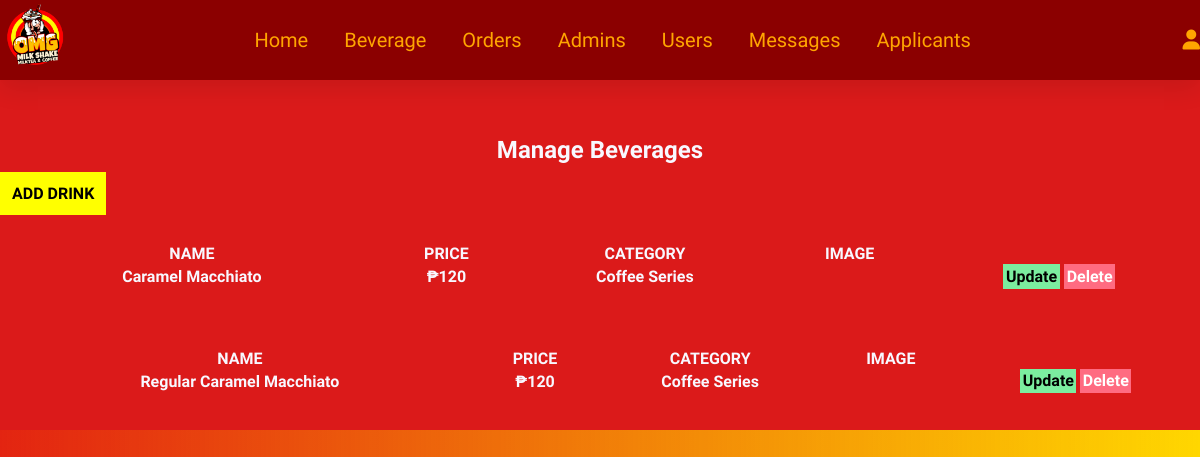
Screenshot of /admin/manage-drink.php (signed in) with the database file from the repository.
### tables this page shows
CREATE TABLE `products` (
  `id` int(100) NOT NULL,
  `name` varchar(100) NOT NULL,
  `category` varchar(100) NOT NULL,
  `price` int(10) NOT NULL,
  `priceR` int(10) NOT NULL,
  `description` text NOT NULL,
  `image` varchar(100) NOT NULL
);

### admin/manage-drink.php (the view, shortened to what this page needs)
<?php
include '../components/connect.php';
?>
<!DOCTYPE html>
<html lang="en">
<head>
   <link rel="stylesheet" href="https://cdnjs.cloudflare.com/ajax/libs/font-awesome/6.1.1/css/all.min.css">
   <link rel="stylesheet" href="../css/admin_style.css">
</head>
<body>
<?php include '../components/admin_header.php' ?>
<section>
   <div class="main-content">
   <div class="wrapper">
   <h1><center>Manage Beverages</center></h1>
   <a href="products.php" class="btn-primary">ADD DRINK</a>
   <?php
      $show_products = $conn->prepare("SELECT * FROM `products`");
      $show_products->execute();
      if($show_products->rowCount() > 0){
         while($fetch_products = $show_products->fetch(PDO::FETCH_ASSOC)){
   ?>   <br><br><br>
   <table class="tbl-full">
   <tr>
                        <th >NAME</th>
                        <th>PRICE </th>
                        <th >CATEGORY</th>
                        <th >IMAGE</th>
                    </tr>
     <tr>
     <th><?= $fetch_products['name']; ?></th>
     <th><span>₱</span><?= $fetch_products['price']; ?></th>
     <th> <?= $fetch_products['category']; ?></td>
     <th><img src="../uploaded_img/<?= $fetch_products['image']; ?>" alt="" width="100px"></th>
     <th>
     <a href="update_product.php?update=<?= $fetch_products['id']; ?>" class="btn-secondary">update</a>
         <a href="products.php?delete=<?= $fetch_products['id']; ?>" class="btn-danger" onclick="return confirm('delete this drink?');">delete</a>
     </th>
         </tr>
        </div>
   <?php
         }
      }else{
         echo '<p class="empty">no products added yet!</p>';
      }
   ?>
    </section>
</body>
</html>

### css/admin_style.css (style rules this page uses)
:root { --green:#27ae60; --black:#e32411; --light-color:#666; --box-shadow:0 .5rem 1.5rem rgba(0,0,0, .1); }
body { font-family: 'Andada Pro', serif; margin: auto; padding: inherit; box-sizing: border-box; text-decoration: none; outline: none; border: none; text-transform: capitalize; transition: all .2s linear; background-image: linear-gradient(to right, #e32411, transparent);; color: ghostwhite; background-color: gold; }
.btn-primary { background-color: yellow; padding: 1%; color: black; text-decoration: none; font-weight: bold; }
.main-content { background-color: rgb(219, 26, 26); padding: 3% 0; }
.btn-secondary { background-color: #7bed9f; padding: 1%; color: black; text-decoration: none; font-weight: bold; }
.btn-danger { background-color: #ff6b81; padding: 1%; color: white; text-decoration: none; font-weight: bold; }
.wrapper { align-items: center; }
.tbl-full { width: 100%; }

### rows the page displays
products: name "Caramel Macchiato", price "120", category "Coffee Series"
products: name "Regular Caramel Macchiato", price "120", category "Coffee Series"
